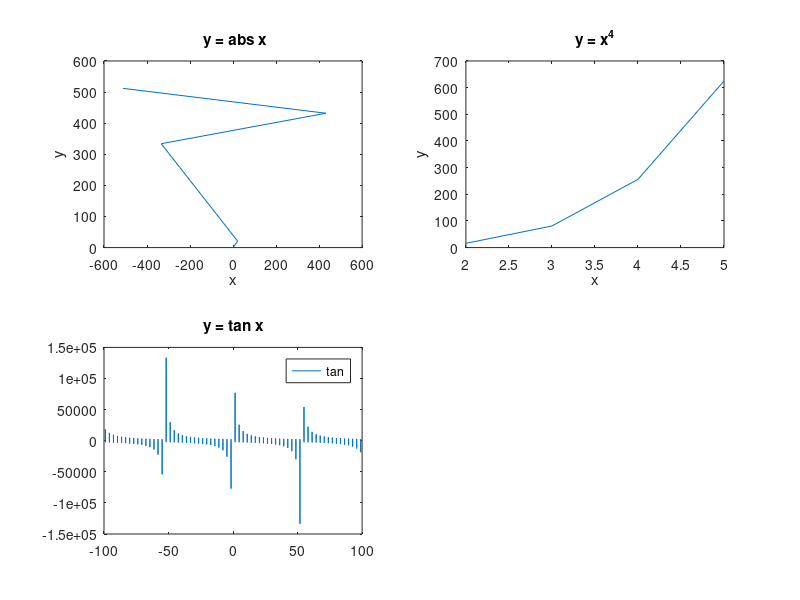

Reproduce this figure in MATLAB.
# input of (x,y)

x = [1,21,-334,432,-512];
y = [1,21,334,432,512];

subplot(2,2,1)
plot(x,y);
title(' y = abs x');
xlabel('x');
ylabel('y');

# input of (x,y)

subplot(2,2,3)
fplot(@tan, [-100,100]);
title('y = tan x');

#input of (x,y)
x=[2,3,4,5];
y=[16,81,256,625]
subplot(2,2,2)
plot(x,y);
title('y = x^4');
xlabel('x');
ylabel('y');

